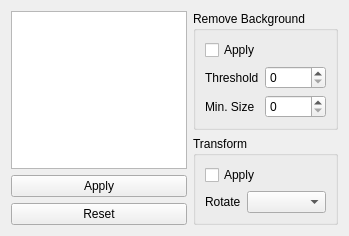
<?xml version="1.0" encoding="UTF-8"?>
<ui version="4.0">
 <class>WidgetImageProcess</class>
 <widget class="QWidget" name="WidgetImageProcess">
  <property name="geometry">
   <rect>
    <x>0</x>
    <y>0</y>
    <width>349</width>
    <height>208</height>
   </rect>
  </property>
  <property name="windowTitle">
   <string>Image Process</string>
  </property>
  <layout class="QHBoxLayout" name="horizontalLayout">
   <item>
    <layout class="QVBoxLayout" name="verticalLayout">
     <property name="sizeConstraint">
      <enum>QLayout::SetDefaultConstraint</enum>
     </property>
     <item>
      <widget class="QListWidget" name="listWidgetOpenTiffs">
       <property name="sizePolicy">
        <sizepolicy hsizetype="Expanding" vsizetype="Expanding">
         <horstretch>0</horstretch>
         <verstretch>0</verstretch>
        </sizepolicy>
       </property>
      </widget>
     </item>
     <item>
      <widget class="QDialogButtonBox" name="buttonBoxApplyReset">
       <property name="sizePolicy">
        <sizepolicy hsizetype="Expanding" vsizetype="Fixed">
         <horstretch>0</horstretch>
         <verstretch>0</verstretch>
        </sizepolicy>
       </property>
       <property name="orientation">
        <enum>Qt::Vertical</enum>
       </property>
       <property name="standardButtons">
        <set>QDialogButtonBox::Apply|QDialogButtonBox::Reset</set>
       </property>
       <property name="centerButtons">
        <bool>true</bool>
       </property>
      </widget>
     </item>
    </layout>
   </item>
   <item>
    <layout class="QVBoxLayout" name="verticalLayout_2">
     <property name="sizeConstraint">
      <enum>QLayout::SetFixedSize</enum>
     </property>
     <item>
      <widget class="QGroupBox" name="groupBoxRemoveBackground">
       <property name="title">
        <string>Remove Background</string>
       </property>
       <layout class="QVBoxLayout" name="verticalLayout_4">
        <item>
         <widget class="QCheckBox" name="checkBox_2">
          <property name="text">
           <string>Apply</string>
          </property>
         </widget>
        </item>
        <item>
         <layout class="QFormLayout" name="formLayoutRemoveBackground">
          <item row="0" column="0">
           <widget class="QLabel" name="thresholdLabel">
            <property name="text">
             <string>Threshold</string>
            </property>
           </widget>
          </item>
          <item row="0" column="1">
           <widget class="QSpinBox" name="thresholdSpinBox">
            <property name="maximum">
             <number>99999</number>
            </property>
           </widget>
          </item>
          <item row="1" column="0">
           <widget class="QLabel" name="minSizeLabel">
            <property name="text">
             <string>Min. Size</string>
            </property>
           </widget>
          </item>
          <item row="1" column="1">
           <widget class="QSpinBox" name="minSizeSpinBox">
            <property name="maximum">
             <number>150</number>
            </property>
           </widget>
          </item>
         </layout>
        </item>
       </layout>
      </widget>
     </item>
     <item>
      <widget class="QGroupBox" name="groupBoxTransform">
       <property name="title">
        <string>Transform</string>
       </property>
       <layout class="QVBoxLayout" name="verticalLayout_3">
        <item>
         <widget class="QCheckBox" name="checkBox">
          <property name="text">
           <string>Apply</string>
          </property>
          <property name="checkable">
           <bool>true</bool>
          </property>
          <property name="tristate">
           <bool>false</bool>
          </property>
         </widget>
        </item>
        <item>
         <layout class="QFormLayout" name="formLayoutTransform">
          <item row="0" column="0">
           <widget class="QLabel" name="rotateLabel">
            <property name="text">
             <string>Rotate</string>
            </property>
           </widget>
          </item>
          <item row="0" column="1">
           <widget class="QComboBox" name="rotateComboBox"/>
          </item>
         </layout>
        </item>
       </layout>
      </widget>
     </item>
    </layout>
   </item>
  </layout>
 </widget>
 <resources/>
 <connections/>
</ui>
